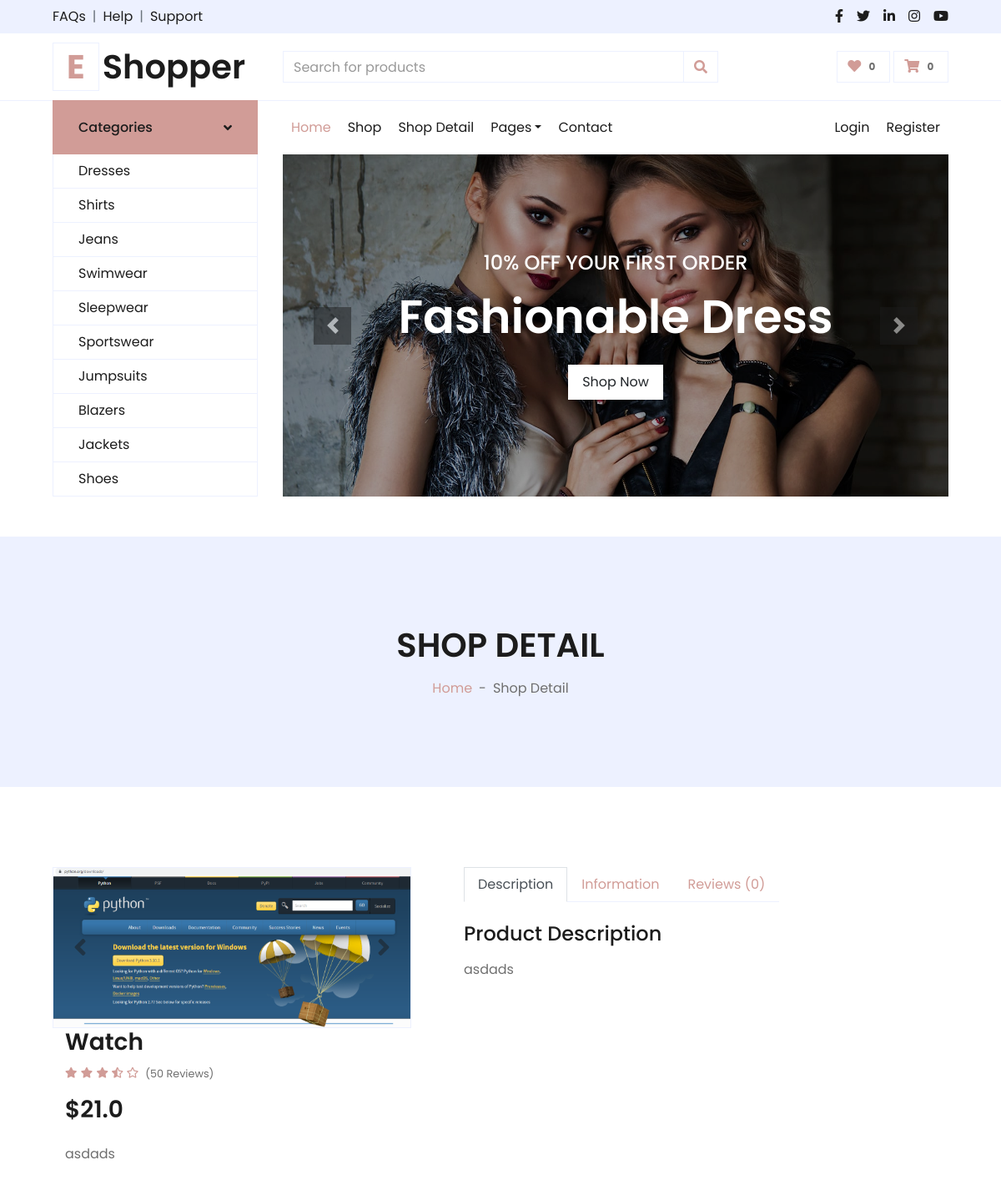
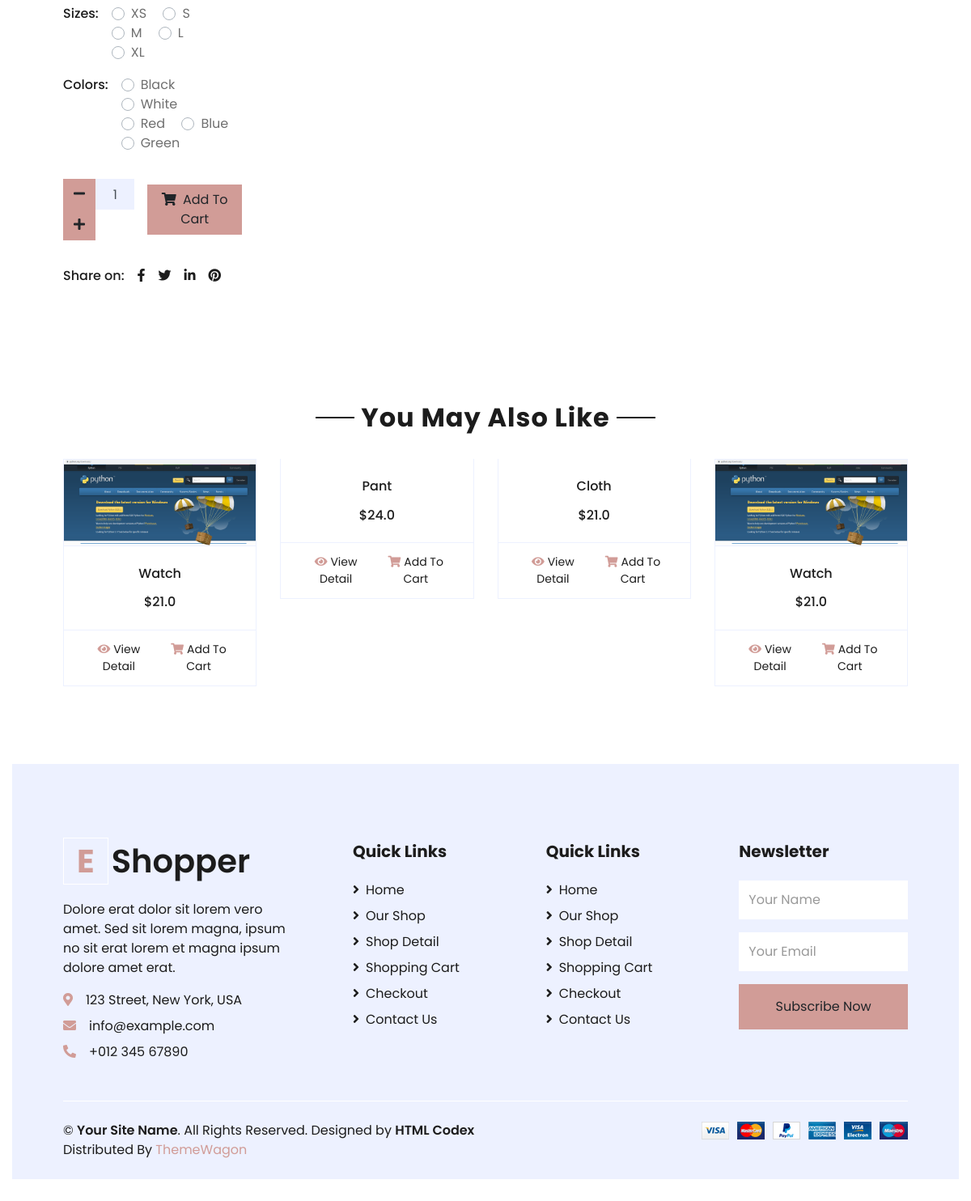
/products/detail/asdfsdfq3/, run on the app's committed database (2 pictures, top to bottom).
### product/models.py (models this page shows, shortened)
class Product(models.Model):
    PRODUCT_CATEGORY = (
        ("dress", "dress"),
        ("bag", "bag"),
        ("shirt", "shirt"),
        ("cloth", "cloth"),
        ("jacket", "jacket"),
    )
    name = models.CharField(max_length=500)
    description = models.TextField()
    price = models.FloatField()
    slug = models.SlugField(unique=True)
    tags = models.ManyToManyField("Tag")
    category = models.CharField(max_length=100, choices=PRODUCT_CATEGORY)
    image = models.ImageField(upload_to="products", null=True, blank=True)
    timestamp = models.DateTimeField(auto_now_add=True)
    last_updated = models.DateTimeField(auto_now=True)
    def __str__(self):
        return self.name

### product/views.py (the view)
# urls.py: path("products/detail/<product_slug>/", views.ProductDetailPage.as_view(), name="product_detail"),
class ProductDetailPage(DetailView):
    context_object_name = "product"
    template_name = "product/product_detail.html"
    lookup_url_kwarg = "product_slug"
    def get_object(self):
        return self.get_product()
    def get_filtered_qs(self, slug):
        qs = Product.objects.filter(slug=slug)
        if not qs.exists():
            raise Http404
        self.queryset = qs
        return qs
    def get_product(self):
        slug = self.kwargs.get(self.lookup_url_kwarg)
        product = self.get_filtered_qs(slug).get()
        self.object = product
        return product
    def get_context_data(self, **kwargs):
        context = super().get_context_data(**kwargs)
        product = self.object
        tags = product.tags.all()
        product_qs = Product.objects.none()  # []
        for tag in tags:
            products = tag.product_set.all()
            print("Tag Products ", products)
            product_qs |= products  # append\
        if not product_qs.exists():
            main_qs = Product.objects.all()[:4]
        else:
            if product_qs.count() < 4:
                qs1 = Product.objects.all()[:4 - product_qs.count()]
                print("SELF", self.queryset)
                main_qs = self.queryset | qs1
            else:
                main_qs = product_qs
            main_qs = main_qs.distinct()
        print(main_qs)
        context["similar_products"] = main_qs
        return context

### Templates/product/product_detail.html (shortened to what this page needs)
{% extends "Components/base.html" %}
{% block content %}
    <div class="container-fluid bg-secondary mb-5">
        <div class="d-flex flex-column align-items-center justify-content-center" style="min-height: 300px">
            <h1 class="font-weight-semi-bold text-uppercase mb-3">Shop Detail</h1>
            <div class="d-inline-flex">
                <p class="m-0"><a href="">Home</a></p>
                <p class="m-0 px-2">-</p>
                <p class="m-0">Shop Detail</p>
            </div>
        </div>
    </div>
    <div class="container-fluid py-5">
        <div class="row px-xl-5">
            <div class="col-lg-5 pb-5">
                <div id="product-carousel" class="carousel slide" data-ride="carousel">
                    <div class="carousel-inner border">
                        {% if product.image %}
                        <div class="carousel-item active">
                            <img class="w-100 h-100" src="{{ product.image.url }}" alt="Image">
                        </div>
                        {% endif %}
                    <a class="carousel-control-prev" href="#product-carousel" data-slide="prev">
                        <i class="fa fa-2x fa-angle-left text-dark"></i>
                    </a>
                    <a class="carousel-control-next" href="#product-carousel" data-slide="next">
                        <i class="fa fa-2x fa-angle-right text-dark"></i>
                    </a>
                </div>
            </div>
            <div class="col-lg-7 pb-5">
                <h3 class="font-weight-semi-bold">{{ product.name }}</h3>
                <div class="d-flex mb-3">
                    <div class="text-primary mr-2">
                        <small class="fas fa-star"></small>
                        <small class="fas fa-star"></small>
                        <small class="fas fa-star"></small>
                        <small class="fas fa-star-half-alt"></small>
                        <small class="far fa-star"></small>
                    </div>
                    <small class="pt-1">(50 Reviews)</small>
                </div>
                <h3 class="font-weight-semi-bold mb-4">${{ product.price }}</h3>
                <p class="mb-4">{{ product.description }}</p>
                <div class="d-flex mb-3">
                    <p class="text-dark font-weight-medium mb-0 mr-3">Sizes:</p>
                    <form>
                        <div class="custom-control custom-radio custom-control-inline">
                            <label class="custom-control-label" for="size-1">XS</label>
                        </div>
                        <div class="custom-control custom-radio custom-control-inline">
                            <label class="custom-control-label" for="size-2">S</label>
                        </div>
                        <div class="custom-control custom-radio custom-control-inline">
                            <label class="custom-control-label" for="size-3">M</label>
                        </div>
                        <div class="custom-control custom-radio custom-control-inline">
                            <label class="custom-control-label" for="size-4">L</label>
                        </div>
                        <div class="custom-control custom-radio custom-control-inline">
                            <label class="custom-control-label" for="size-5">XL</label>
                        </div>
                    </form>
                </div>
                <div class="d-flex mb-4">
                    <p class="text-dark font-weight-medium mb-0 mr-3">Colors:</p>
                    <form>
                        <div class="custom-control custom-radio custom-control-inline">
                            <label class="custom-control-label" for="color-1">Black</label>
                        </div>
                        <div class="custom-control custom-radio custom-control-inline">
                            <label class="custom-control-label" for="color-2">White</label>
                        </div>
                        <div class="custom-control custom-radio custom-control-inline">
                            <label class="custom-control-label" for="color-3">Red</label>
                        </div>
                        <div class="custom-control custom-radio custom-control-inline">
                            <label class="custom-control-label" for="color-4">Blue</label>
                        </div>
                        <div class="custom-control custom-radio custom-control-inline">
                            <label class="custom-control-label" for="color-5">Green</label>
                        </div>
                    </form>
                </div>
                <div class="d-flex align-items-center mb-4 pt-2">
                    <div class="input-group quantity mr-3" style="width: 130px;">
                        <div class="input-group-btn">
                            <button class="btn btn-primary btn-minus" >
                            <i class="fa fa-minus"></i>
                            </button>
                        </div>
                        <input type="text" class="form-control bg-secondary text-center" value="1">
                        <div class="input-group-btn">
                            <button class="btn btn-primary btn-plus">
                                <i class="fa fa-plus"></i>
                            </button>
                        </div>
                    </div>
                    <button class="btn btn-primary px-3"><i class="fa fa-shopping-cart mr-1"></i> Add To Cart</button>
                </div>
                <div class="d-flex pt-2">
                    <p class="text-dark font-weight-medium mb-0 mr-2">Share on:</p>
                    <div class="d-inline-flex">
                        <a class="text-dark px-2" href="">
                            <i class="fab fa-facebook-f"></i>
                        </a>
                        <a class="text-dark px-2" href="">
                            <i class="fab fa-twitter"></i>
                        </a>
                        <a class="text-dark px-2" href="">
                            <i class="fab fa-linkedin-in"></i>
                        </a>
                        <a class="text-dark px-2" href="">
                            <i class="fab fa-pinterest"></i>
                        </a>
                    </div>
                </div>
            </div>
        </div>
        <div class="row px-xl-5">
            <div class="col">
                <div class="nav nav-tabs justify-content-center border-secondary mb-4">
                    <a class="nav-item nav-link active" data-toggle="tab" href="#tab-pane-1">Description</a>
                    <a class="nav-item nav-link" data-toggle="tab" href="#tab-pane-2">Information</a>
                    <a class="nav-item nav-link" data-toggle="tab" href="#tab-pane-3">Reviews (0)</a>
                </div>
                <div class="tab-content">
                    <div class="tab-pane fade show active" id="tab-pane-1">
                        <h4 class="mb-3">Product Description</h4>
                        <p>{{ product.description }}</p>
                    </div>
                </div>
            </div>
        </div>
    </div>
    <div class="container-fluid py-5">
        <div class="text-center mb-4">
            <h2 class="section-title px-5"><span class="px-2">You May Also Like</span></h2>
        </div>
        <div class="row px-xl-5">
            <div class="col">
                <div class="owl-carousel related-carousel">
                    {% for product in similar_products %}
                        <div class="card product-item border-0">
                            {% if product.image %}
                            <div class="card-header product-img position-relative overflow-hidden bg-transparent border p-0">
                                <img class="img-fluid w-100" src="{{ product.image.url }}" alt="">
                            </div>
                            {% endif %}
                            <div class="card-body border-left border-right text-center p-0 pt-4 pb-3">
                                <h6 class="text-truncate mb-3">{{  product.name }}</h6>
                                <div class="d-flex justify-content-center">
                                    <h6>${{  product.price }}</h6>
                                </div>
                            </div>
                            <div class="card-footer d-flex justify-content-between bg-light border">
                                <a href="" class="btn btn-sm text-dark p-0"><i class="fas fa-eye text-primary mr-1"></i>View Detail</a>
                                <a href="" class="btn btn-sm text-dark p-0"><i class="fas fa-shopping-cart text-primary mr-1"></i>Add To Cart</a>
                            </div>
                        </div>
                    {% endfor %}
                </div>
            </div>
        </div>
    </div>
{% endblock content %}

### data on the page
Product: image (picture), name "Watch", price "21.0", description "asdads"
Product: name "Pant", price "24.0"
Product: name "Cloth", price "21.0"
